Frame 1 (no input): blank canvas, image omitted
Frame 60 (the mouse pressed at the canvas centre just before this capture): blank canvas, image omitted
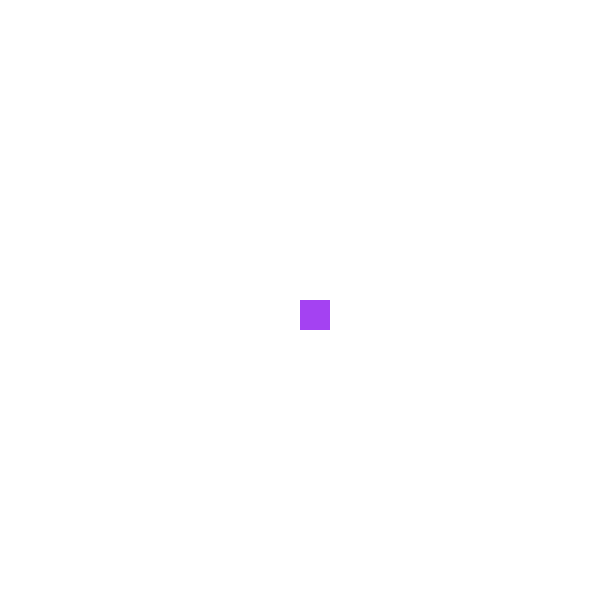
Frame 120 (the mouse held since frame 60 and released just before this capture)

The Processing sketch whose frames 1 and 60 were blank and that drew this single picture after the mouse press (run headless with seeded random() and noise(); from frame 60 on, the mouse is pressed at the canvas centre):

// Processing sketch: Week1_3
// ── Week1_3.pde
//grid of ellipses that change color when clicked

int num = 20;
int size;
// 2D arrays to store data for both the X and the Y coordinates
int [][] grid = new int [num] [num];
boolean [] [] clicked = new boolean [num] [num];
color [] [] color2 = new color [num] [num];


void setup(){
  size(600,600);
background(0);
noStroke();
smooth();
size = width/num;

for(int i = 0; i<num; i++){
for (int j = 0; j<num; j++){
  clicked[i][j] = false;
  color2[i][j] = color(255);
//creates default values for all ellopses + initially won't be clicked (so will be white)
    }
  }
}

void draw(){
//treack each positon that so colors only changed when clicked 
  
  for(int i = 0; i<num; i++){
for (int j = 0; j<num; j++){
  
  if(clicked[i][j] == false){
   if(mousePressed){
  //coonditional to check if the mouse position is inbetween the boundaries fo the shapes
  //double loops allow checking between 0 and 10 for every/all boundaries for X+Y
      if(mouseX>=(i*size) && mouseX<((i+1)*size) && mouseY>=(j*size) && mouseY<((j+1)*size)){
      color2[i][j] = color(random(0,255), random(0,255), random(0,255));
     
     // set ellipse click boolean to true so the colors only change once
     clicked[i][j] =true;
  
     }
  } 
}

fill(color2[i][j]);
  rect(i*size, j*size, size, size); 
    }
  }
}
